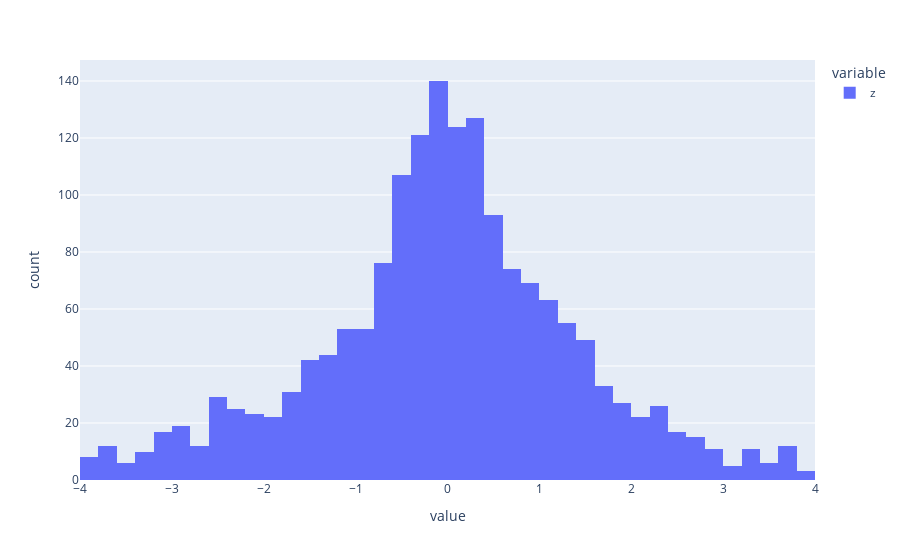

Notebook code for this chart:
### Markdown cell above
### Cauchy

### Code cell
px.histogram(df.z[abs(df.z) < 4])

### Figure 1 — Plotly figure (JSON) as saved in the notebook; plotly's stock layout.template omitted (floating-point values rounded to 4 significant figures; data arrays with more than 128 entries replaced by an {"elided": "..."} marker saying what was removed)
{"data": [{"alignmentgroup": "True", "bingroup": "x", "hovertemplate": "variable=z<br>value=%{x}<br>count=%{y}<extra></extra>", "legendgroup": "z", "marker": {"color": "#636efa", "pattern": {"shape": ""}}, "name": "z", "offsetgroup": "z", "orientation": "v", "showlegend": true, "type": "histogram", "x": {"elided": "1692 float values"}, "xaxis": "x", "yaxis": "y"}], "layout": {"autosize": true, "barmode": "relative", "legend": {"title": {"text": "variable"}, "tracegroupgap": 0}, "margin": {"t": 60}, "xaxis": {"anchor": "y", "autorange": true, "domain": [0, 1], "range": [-4, 4], "title": {"text": "value"}, "type": "linear"}, "yaxis": {"anchor": "x", "autorange": true, "domain": [0, 1], "range": [0, 147.4], "title": {"text": "count"}}}}
